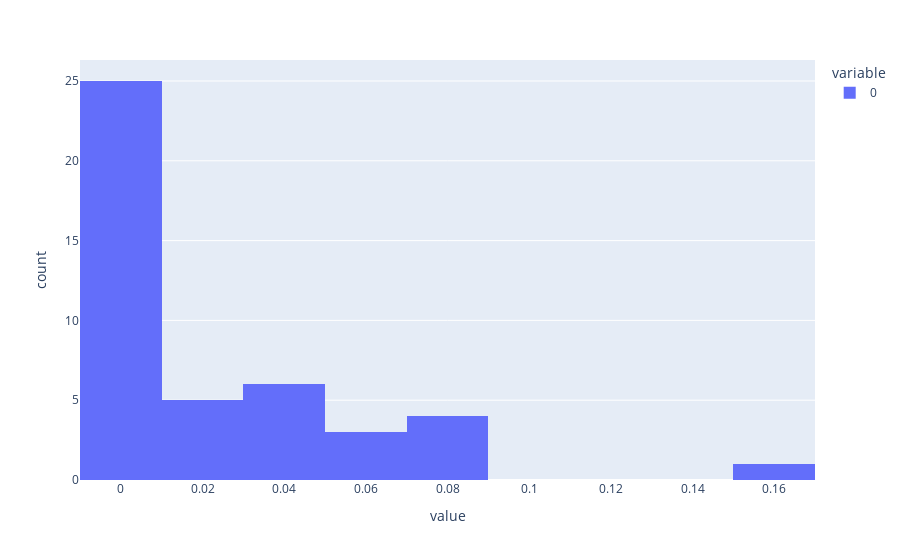

Notebook code for this chart:
### Code cell
explained_variance = pca.explained_variance_ratio_
print("The variance values of all the PC: \n", explained_variance)
fig = px.histogram(explained_variance)
fig.show()

### Figure 1 — Plotly figure (JSON) as saved in the notebook; plotly's stock layout.template omitted (floating-point values rounded to 4 significant figures)
{"data": [{"alignmentgroup": "True", "bingroup": "x", "hovertemplate": "variable=0<br>value=%{x}<br>count=%{y}<extra></extra>", "legendgroup": "0", "marker": {"color": "#636efa", "pattern": {"shape": ""}}, "name": "0", "offsetgroup": "0", "orientation": "v", "showlegend": true, "type": "histogram", "x": [0.1509, 0.08966, 0.08136, 0.07826, 0.07645, 0.05931, 0.0582, 0.05186, 0.04648, 0.04357, 0.03949, 0.03674, 0.03579, 0.03192, 0.02474, 0.02136, 0.01452, 0.01368, 0.01089, 0.009365, 0.00823, 0.006084, 0.00506, 0.00387, 0.002175, 4.984e-05, 1.566e-05, 8.77e-06, 4.198e-06, 1.473e-06, 2.987e-07, 1.606e-07, 7.992e-24, 2.975e-32, 3.556e-33, 6.369e-34, 6.369e-34, 6.369e-34, 6.369e-34, 6.369e-34, 6.369e-34, 6.369e-34, 6.369e-34, 1.141e-34], "xaxis": "x", "yaxis": "y"}], "layout": {"barmode": "relative", "legend": {"title": {"text": "variable"}, "tracegroupgap": 0}, "margin": {"t": 60}, "xaxis": {"anchor": "y", "domain": [0, 1], "title": {"text": "value"}}, "yaxis": {"anchor": "x", "domain": [0, 1], "title": {"text": "count"}}}}
